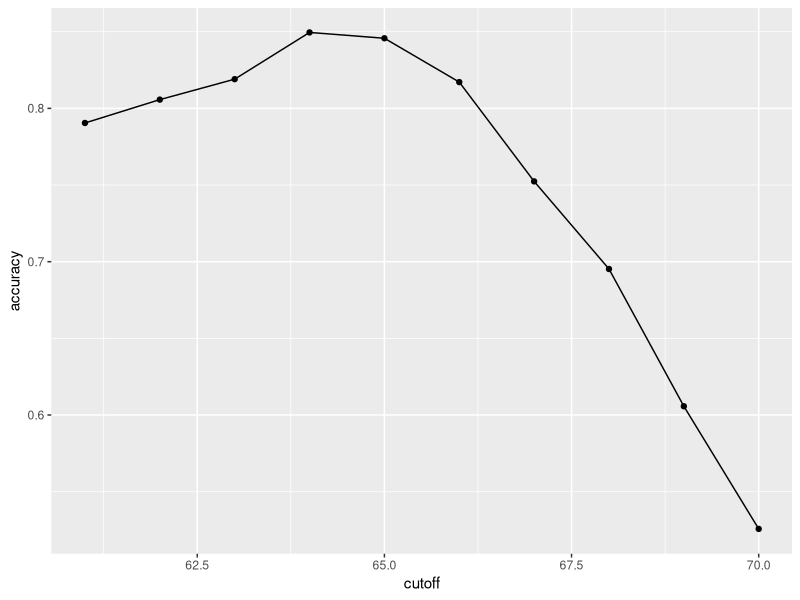

R code for this plot: (Note: this script raises an error after producing the figure.)
## ---- chunk 1
library(tidyverse)
library(caret)
library(dslabs)
data(heights)

# define the outcome and predictors
y <- heights$sex
x <- heights$height

# generate training and test sets
set.seed(2007)
test_index <- createDataPartition(y, times = 1, p = 0.5, list = FALSE)
test_set <- heights[test_index, ]
train_set <- heights[-test_index, ]

# guess the outcome
y_hat <- sample(c("Male", "Female"), length(test_index), replace = TRUE) |>  
  factor(levels = levels(test_set$sex))

# compute accuracy
mean(y_hat == test_set$sex)

# compare heights in males and females in our data set
heights %>% group_by(sex) %>% summarize(mean(height), sd(height))

# now try predicting "male" if the height is within 2 SD of the average male
y_hat <- ifelse(x > 62, "Male", "Female") %>% factor(levels = levels(test_set$sex))
mean(y == y_hat)

# examine the accuracy of 10 cutoffs
cutoff <- seq(61, 70)
accuracy <- map_dbl(cutoff, function(x){
  y_hat <- ifelse(train_set$height > x, "Male", "Female") %>% 
    factor(levels = levels(test_set$sex))
  mean(y_hat == train_set$sex)
})
data.frame(cutoff, accuracy) %>% 
  ggplot(aes(cutoff, accuracy)) + 
  geom_point() + 
  geom_line() 
max(accuracy)

best_cutoff <- cutoff[which.max(accuracy)]
best_cutoff

y_hat <- ifelse(test_set$height > best_cutoff, "Male", "Female") %>% 
  factor(levels = levels(test_set$sex))
y_hat <- factor(y_hat)
mean(y_hat == test_set$sex)
## ---- chunk 2
# Загрузка библиотеки и данных
library(dslabs)
mnist <- read_mnist()

# Просмотр структуры данных
str(mnist)

# Проверим количество столбцов (функций) в тренировочном наборе данных
ncol(mnist$train$images)
## ---- chunk 3
library(tidyverse)
library(caret)

# tabulate each combination of prediction and actual value
table(predicted = y_hat, actual = test_set$sex)
test_set |> 
  mutate(y_hat = y_hat)  |> 
  group_by(sex) |> 
  summarize(accuracy = mean(y_hat == sex))

prev <- mean(y == "Male")

confusionMatrix(data = y_hat, reference = test_set$sex)
## ---- chunk 4
# get the metrics
cm <- confusionMatrix(data = y_hat, reference = test_set$sex)

# access specific metrics
cm$overall["Accuracy"]

cm$byClass[c("Sensitivity","Specificity", "Prevalence")]
